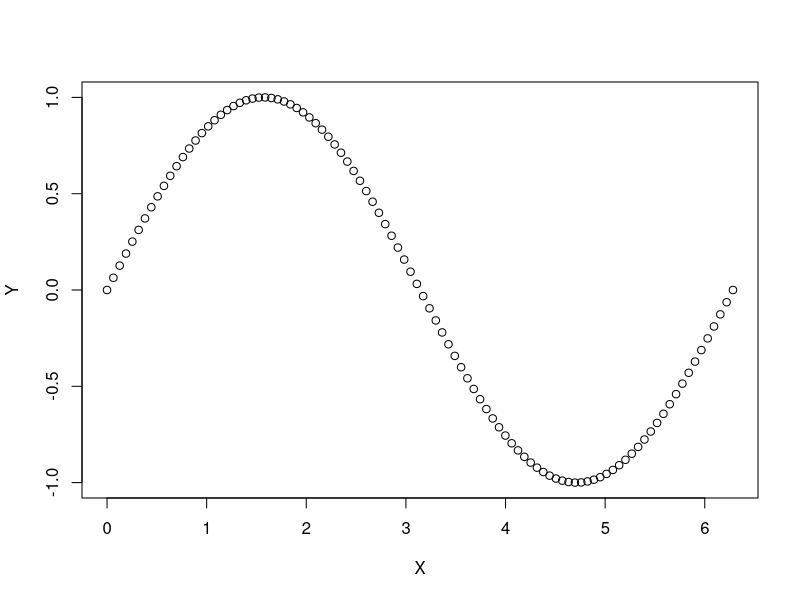
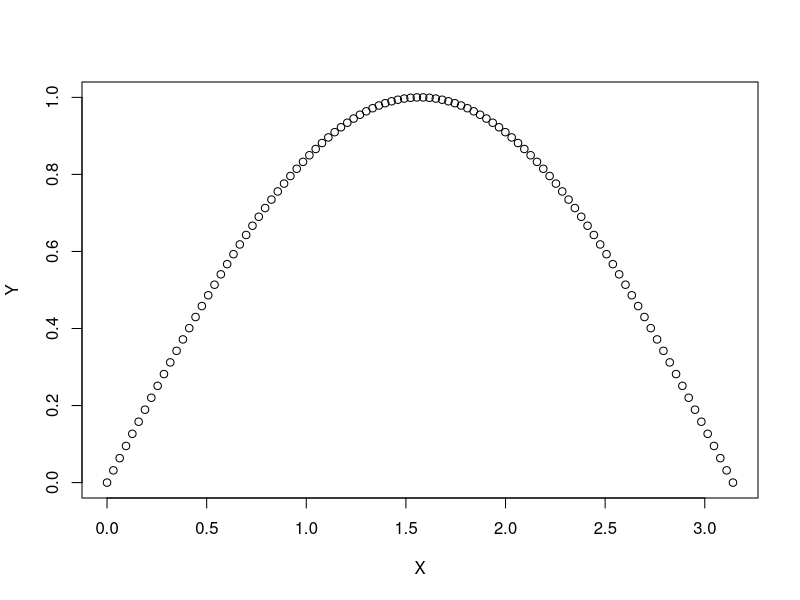

Write R code to recreate these figures, in order.
# Physical Modeling in MATLAB by Allen B. Downey
# Chapter 4:  Vectors
# Exercise 4.4 
# MATLAB script refactored into R

# Write a loop that finds the index of the first negative number in
# a vector and stores it in ans. 
# If there are no negative numbers, it should set ans to -1 (which is 
# not a legal index, so it is a good way to indicate the special case).

X <- seq(0, 2*pi, len = 100)
Y <- rep(NA, length(X))
for(i in 1:length(X)) {
  Y[i] <- sin(X[i])
}
plot(X, Y)

ans <- -1
for(i in 1:length(Y)) {
  if(Y[i] < 0) {
    ans <- i
    break
  }
}
ans

X <- seq(0, pi, len = 100) # check when no negative numbers
Y <- rep(NA, length(X))
for(i in 1:length(X)) {
  Y[i] <- sin(X[i])
}
plot(X, Y)

ans <- -1
for(i in 1:length(Y)) {
  if(Y[i] < 0) {
    ans <- i
    break
  }
}
ans
